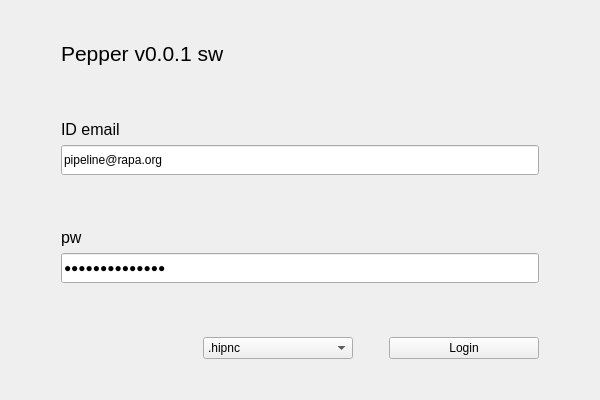
<?xml version="1.0" encoding="UTF-8"?>
<ui version="4.0">
 <class>PepperLogin</class>
 <widget class="QWidget" name="PepperLogin">
  <property name="windowModality">
   <enum>Qt::NonModal</enum>
  </property>
  <property name="geometry">
   <rect>
    <x>0</x>
    <y>0</y>
    <width>600</width>
    <height>400</height>
   </rect>
  </property>
  <property name="windowTitle">
   <string>Pepper Login</string>
  </property>
  <layout class="QGridLayout" name="gridLayout">
   <item row="1" column="0">
    <layout class="QVBoxLayout" name="verticalLayout">
     <property name="leftMargin">
      <number>50</number>
     </property>
     <property name="topMargin">
      <number>30</number>
     </property>
     <property name="rightMargin">
      <number>50</number>
     </property>
     <property name="bottomMargin">
      <number>30</number>
     </property>
     <item>
      <widget class="QLabel" name="label">
       <property name="font">
        <font>
         <pointsize>16</pointsize>
         <weight>50</weight>
         <bold>false</bold>
        </font>
       </property>
       <property name="text">
        <string>Pepper v0.0.1 sw</string>
       </property>
      </widget>
     </item>
     <item>
      <spacer name="verticalSpacer_2">
       <property name="orientation">
        <enum>Qt::Vertical</enum>
       </property>
       <property name="sizeHint" stdset="0">
        <size>
         <width>20</width>
         <height>40</height>
        </size>
       </property>
      </spacer>
     </item>
     <item>
      <widget class="QLabel" name="label_2">
       <property name="font">
        <font>
         <pointsize>12</pointsize>
        </font>
       </property>
       <property name="text">
        <string>ID email</string>
       </property>
      </widget>
     </item>
     <item>
      <widget class="QLineEdit" name="input_id">
       <property name="sizePolicy">
        <sizepolicy hsizetype="Expanding" vsizetype="Fixed">
         <horstretch>0</horstretch>
         <verstretch>0</verstretch>
        </sizepolicy>
       </property>
       <property name="minimumSize">
        <size>
         <width>0</width>
         <height>30</height>
        </size>
       </property>
       <property name="text">
        <string>pipeline@rapa.org</string>
       </property>
      </widget>
     </item>
     <item>
      <spacer name="verticalSpacer">
       <property name="orientation">
        <enum>Qt::Vertical</enum>
       </property>
       <property name="sizeHint" stdset="0">
        <size>
         <width>20</width>
         <height>40</height>
        </size>
       </property>
      </spacer>
     </item>
     <item>
      <widget class="QLabel" name="label_3">
       <property name="font">
        <font>
         <pointsize>12</pointsize>
        </font>
       </property>
       <property name="text">
        <string>pw</string>
       </property>
      </widget>
     </item>
     <item>
      <widget class="QLineEdit" name="input_pw">
       <property name="minimumSize">
        <size>
         <width>0</width>
         <height>30</height>
        </size>
       </property>
       <property name="text">
        <string>netflixacademy</string>
       </property>
       <property name="echoMode">
        <enum>QLineEdit::PasswordEchoOnEdit</enum>
       </property>
      </widget>
     </item>
     <item>
      <spacer name="verticalSpacer_3">
       <property name="orientation">
        <enum>Qt::Vertical</enum>
       </property>
       <property name="sizeHint" stdset="0">
        <size>
         <width>20</width>
         <height>40</height>
        </size>
       </property>
      </spacer>
     </item>
     <item>
      <layout class="QHBoxLayout" name="horizontalLayout">
       <item>
        <spacer name="horizontalSpacer">
         <property name="orientation">
          <enum>Qt::Horizontal</enum>
         </property>
         <property name="sizeHint" stdset="0">
          <size>
           <width>40</width>
           <height>20</height>
          </size>
         </property>
        </spacer>
       </item>
       <item>
        <widget class="QComboBox" name="hipbox">
         <property name="minimumSize">
          <size>
           <width>150</width>
           <height>0</height>
          </size>
         </property>
         <item>
          <property name="text">
           <string>.hipnc</string>
          </property>
         </item>
         <item>
          <property name="text">
           <string>.hip</string>
          </property>
         </item>
         <item>
          <property name="text">
           <string>.hiplc</string>
          </property>
         </item>
        </widget>
       </item>
       <item>
        <spacer name="horizontalSpacer_2">
         <property name="orientation">
          <enum>Qt::Horizontal</enum>
         </property>
         <property name="sizeType">
          <enum>QSizePolicy::Fixed</enum>
         </property>
         <property name="sizeHint" stdset="0">
          <size>
           <width>30</width>
           <height>20</height>
          </size>
         </property>
        </spacer>
       </item>
       <item>
        <widget class="QPushButton" name="login_btn">
         <property name="minimumSize">
          <size>
           <width>150</width>
           <height>0</height>
          </size>
         </property>
         <property name="text">
          <string>Login</string>
         </property>
        </widget>
       </item>
      </layout>
     </item>
    </layout>
   </item>
  </layout>
 </widget>
 <resources/>
 <connections/>
</ui>
